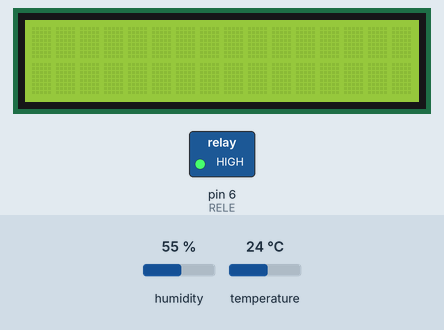
Bench run of a sketch on a simulated Arduino Uno, built with avr-gcc and run on an emulated ATmega328P. Parts: 16×2 character LCD, switched loads named in the sketch (green lamp = pin HIGH). The inputs (shaded band) are chosen by the test bench; at power-on: humidity 55 %, temperature 24 °C. The local clock reads 2024-03-15 10:24:30 at power-on unless the sketch sets it; what the sketch prints to the serial monitor is not drawn.

Above: at 4.2 s.
4.3 s: humidity set to 59 %
At 15.4 s:
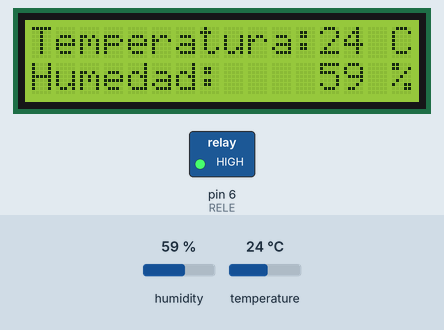
15.7 s: humidity set to 62 %
At 25.1 s:
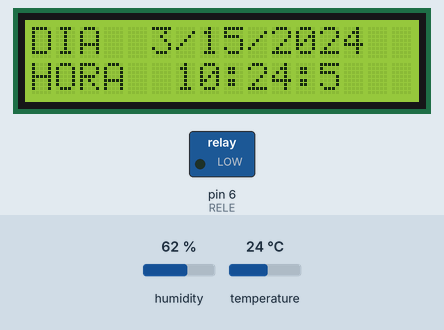
25.9 s: humidity set to 51 %
At 34.6 s:
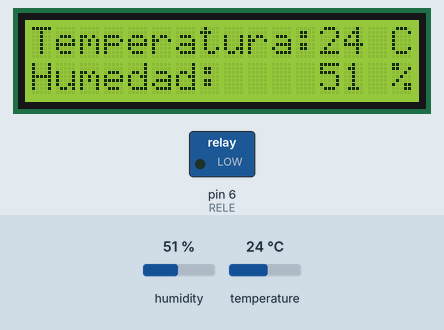
37.5 s: humidity set to 48 %
At 47.7 s:
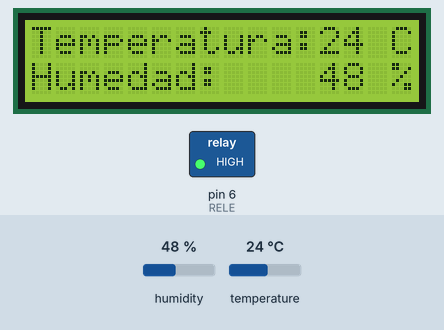
48.7 s: temperature set to 12 °C
At 54.9 s:
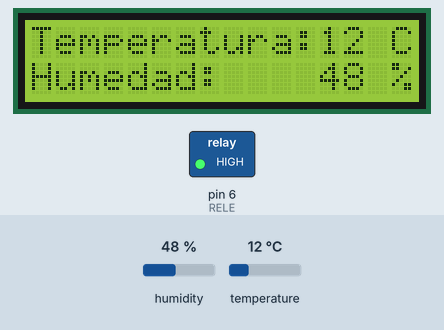
Timing chart, 0 to 56.4 s (numbered marks = the images above; inputs shaded):
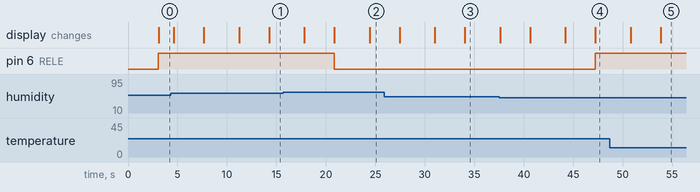

The sketch:

proyectov2.ino
```cpp
//SE AGREGA LIBRERÍAS DE LCD
#include <Wire.h>
#include <LiquidCrystal_I2C.h>
int sensor = 2;
int temp, humedad;
int RELE = 6;

#include <DHT.h>
LiquidCrystal_I2C lcd(0x27,16,2);
DHT dht (sensor, DHT11);
#include <ThreeWire.h>
#include <RtcDS1302.h>
//SE CREA Y CONFIGURA OBJETO PARA MANEJAR RTC
ThreeWire myWire(4,5,3); //PINES IO, SCLK, CE -> DE RTC DS1302
RtcDS1302<ThreeWire> Rtc(myWire);

void setup () {
    Rtc.Begin();// SE INICIALIZA RTC
    RtcDateTime compiled = RtcDateTime(__DATE__, __TIME__);//SE CONFIGURA FECHA Y HORA ACTUAL
    printDateTime(compiled); //SE IMPRIME FECHA Y HORA
    Serial.println();
    dht.begin();

  // SE INICAR MONITOR SERIE E IMPRIME FECHA Y HORA


    Serial.begin(57600);
    Serial.print("CONFIGURACIÓN INICIAL ");
    Serial.print(__DATE__);
    Serial.println(__TIME__);

    lcd.init();
    lcd.backlight();
    lcd.clear();

    pinMode(RELE,OUTPUT);


}

void loop () {
  //DHT PARTE
    humedad = dht.readHumidity();
    temp = dht.readTemperature();
    Serial.print("Temperatura: ");
    Serial.print(temp);
    Serial.print("ºC Humedad: ");
    Serial.print(humedad);
    Serial.println("%");
    delay (500);
    if (humedad >= 35)
    {
      Serial.println("Esta empezando estar humedo");
    }
    delay(500);
    if (temp >= 23){
      Serial.println("Hace calorsito");
    }
    delay (500);

  //RTC PARTE
    RtcDateTime now = Rtc.GetDateTime();
    printDateTime(now);
    Serial.println();
    if (!now.IsValid()){
        Serial.println("ERROR EN FECHA Y HORA");
    }

    delay(2000);
}

#define countof(a) (sizeof(a) / sizeof(a[0]))

//FUNCION PARA IMPRIMIR FECHA Y HORA CON FORMATO ADECUADO
void printDateTime(const RtcDateTime& dt){
    char datestring[20];
    snprintf_P(datestring,
            countof(datestring),
            PSTR("%02u/%02u/%04u %02u:%02u:%02u"),//SE CONFURA FORMATO DE FECHA Y HORA
            dt.Month(),
            dt.Day(),
            dt.Year(),
            dt.Hour(),
            dt.Minute(),
            dt.Second() );
    //SE IMPRIME LA FECHA Y HORA EN LCD
    lcd.setCursor(0,0);
    lcd.print("DIA  ");
    lcd.print(dt.Month());
    lcd.print("/");
    lcd.print(dt.Day());
    lcd.print("/");
    lcd.print(dt.Year());
    lcd.setCursor(0,14);
    lcd.print(".");
    lcd.setCursor(15,0);
    lcd.print(" ");
    lcd.setCursor(0,1);
    lcd.print("HORA  ");
    lcd.print(dt.Hour());
    lcd.print(":");
    lcd.print(dt.Minute());
    lcd.print(":");
    lcd.print(dt.Second());
    lcd.setCursor(13,1);
    lcd.print("   ");
    Serial.print(datestring);//SE IMPRIME EN MONITOR SERIE
    delay (3000);
    lcd.clear();
    lcd.setCursor(0, 0); //Posicion: columna cero fila cero
    lcd.print("Temperatura:");
    lcd.print(temp);
    lcd.print(" C");
    lcd.setCursor(0,1);
    lcd.print("Humedad: ");
    lcd.setCursor(12,1);
    lcd.print(humedad);
    lcd.print(" %");
if ((humedad < 50))
    {
      digitalWrite(RELE, HIGH);
      Serial.println("SE ACCIONA LA BOMBA");
    }

if ((humedad > 60))
    {
      digitalWrite(RELE, LOW);
      Serial.println("SE APAGA LA BOMBA");
    }


}
```

Measured:
- the behaviour switches between 60 and 61 % on humidity (found by bisection; images 1 and 2)
- the behaviour switches between 50 and 49 % on humidity (found by bisection; images 3 and 4)
- after the input at 15.7 s, pin 6 (RELE): HIGH → LOW after 5.2 s
- after the input at 37.5 s, pin 6 (RELE): LOW → HIGH after 9.7 s
- after the input at 48.7 s, the display: first differs from a run without the input after 5.1 s (image 5)
